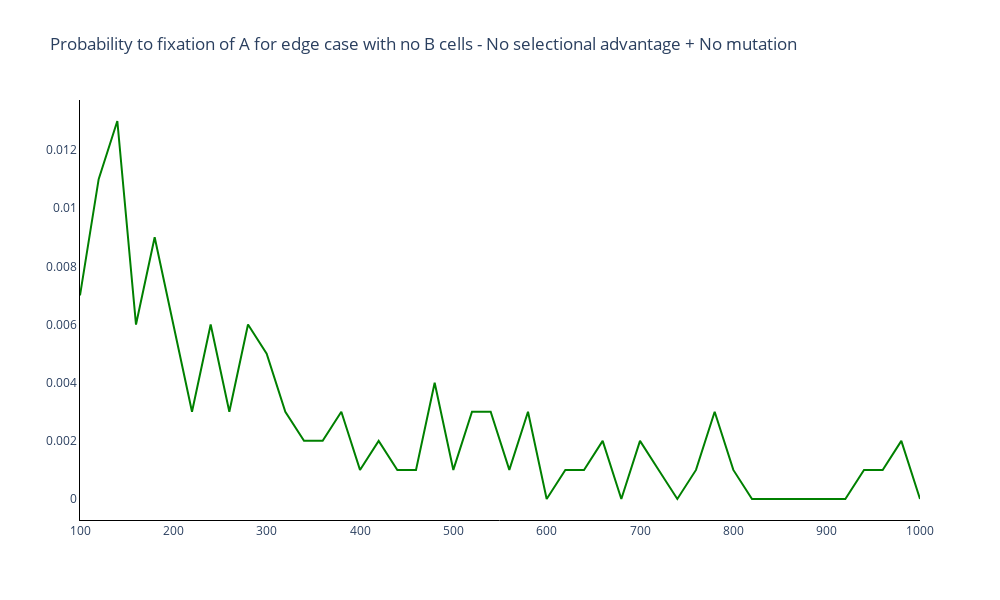

Write notebook code for a chart like this one.
### Markdown cell above
### Plot probability to fixation of A

### Code cell
# Trace names - represent the transition probabilities used for the simulation
fig = go.Figure()

# Add traces of the transition probabilities
fig.add_trace(
    go.Scatter(
        y = prob_fix,
        x = choices_N,
        mode = 'lines',
        line_color = colours[2]
    )
)

fig.update_layout(
    title='Probability to fixation of A for edge case with no B cells - No selectional advantage + No mutation',
    width=1000, 
    height=600,
    plot_bgcolor='white',
    xaxis=dict(linecolor='black'),
    yaxis=dict(linecolor='black'),
    )

### Figure 1 — Plotly figure (JSON) as saved in the notebook; plotly's stock layout.template omitted (floating-point values rounded to 4 significant figures)
{"data": [{"line": {"color": "green"}, "mode": "lines", "type": "scatter", "x": [100, 120, 140, 160, 180, 200, 220, 240, 260, 280, 300, 320, 340, 360, 380, 400, 420, 440, 460, 480, 500, 520, 540, 560, 580, 600, 620, 640, 660, 680, 700, 720, 740, 760, 780, 800, 820, 840, 860, 880, 900, 920, 940, 960, 980, 1000], "y": [0.007, 0.011, 0.013, 0.006, 0.009, 0.006, 0.003, 0.006, 0.003, 0.006, 0.005, 0.003, 0.002, 0.002, 0.003, 0.001, 0.002, 0.001, 0.001, 0.004, 0.001, 0.003, 0.003, 0.001, 0.003, 0, 0.001, 0.001, 0.002, 0, 0.002, 0.001, 0, 0.001, 0.003, 0.001, 0, 0, 0, 0, 0, 0, 0.001, 0.001, 0.002, 0]}], "layout": {"height": 600, "plot_bgcolor": "white", "title": {"text": "Probability to fixation of A for edge case with no B cells - No selectional advantage + No mutation"}, "width": 1000, "xaxis": {"linecolor": "black"}, "yaxis": {"linecolor": "black"}}}
